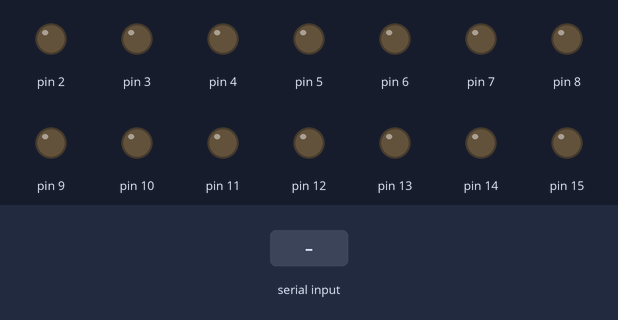
A sketch run on a simulated Arduino Uno, built with avr-gcc and run on an emulated ATmega328P. Shown: output pins drawn as LEDs (lit = HIGH). Inputs (shaded band) come from the test bench.

Above: at 1.2 s.
1.3 s: "f" received over Serial
At 2.1 s:
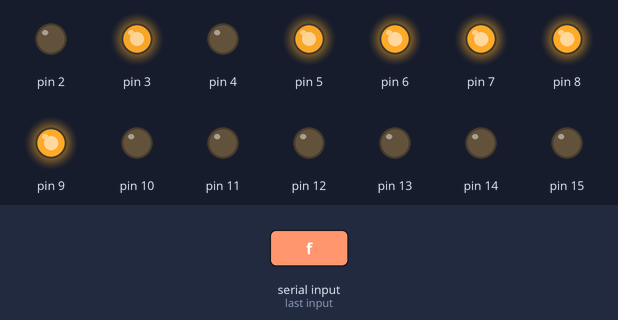
2.8 s: "l" received over Serial
At 3.2 s:
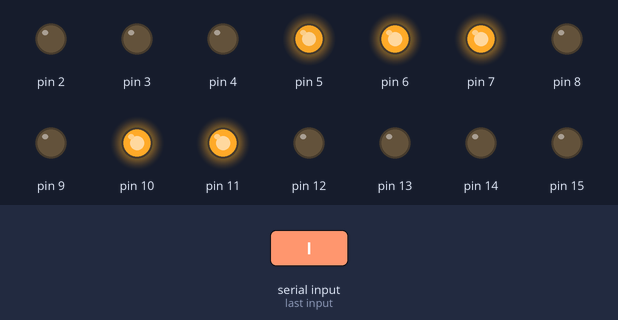
4.3 s: "r" received over Serial
At 5.5 s:
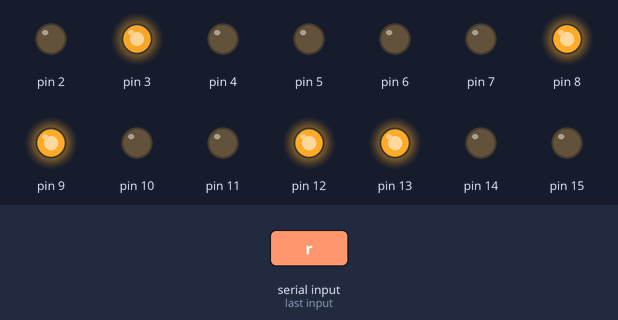
5.8 s: "b" received over Serial
At 6.7 s:
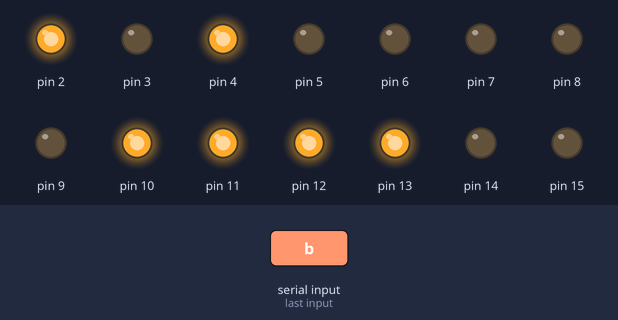
7.3 s: "o" received over Serial
At 7.8 s:
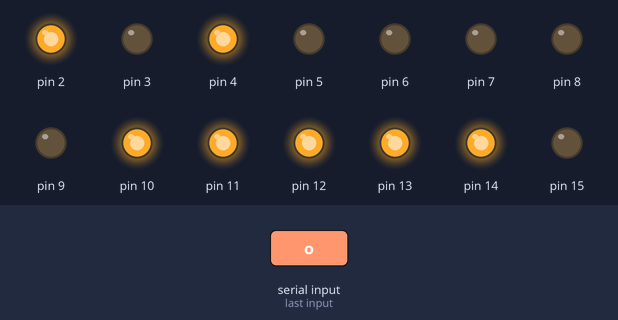
8.8 s: "s" received over Serial
At 10.2 s:
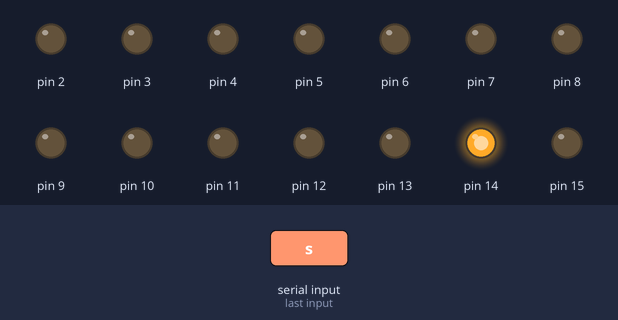
Timing chart, 0 to 11.3 s (numbered marks = the images above; inputs shaded):
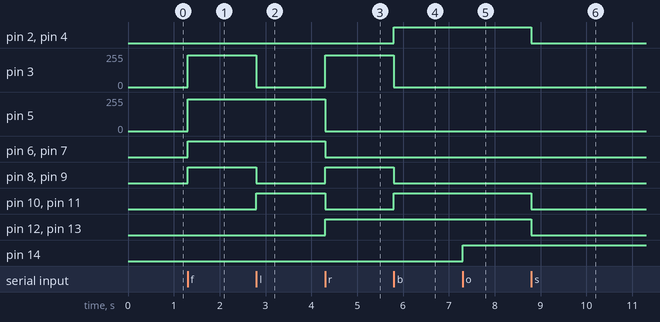

Measured:
- after the input at 1.3 s, pin 3, pin 5: 0/255 → 240/255 at once; pin 6–9: LOW → HIGH at once
- after the input at 2.8 s, pin 3: 240/255 → 0/255 at once; pin 8, pin 9: HIGH → LOW at once; pin 10, pin 11: LOW → HIGH at once
- after the input at 4.3 s, pin 3: 0/255 → 240/255 at once; pin 5: 240/255 → 0/255 at once; pin 6, pin 7, pin 10, pin 11: HIGH → LOW at once; pin 8, pin 9, pin 12, pin 13: LOW → HIGH at once
- after the input at 5.8 s, pin 2, pin 4, pin 10, pin 11: LOW → HIGH at once; pin 3: 240/255 → 0/255 at once; pin 8, pin 9: HIGH → LOW at once
- after the input at 7.3 s, pin 14: LOW → HIGH at once
- after the input at 8.8 s, pin 2, pin 4, pin 10–13: HIGH → LOW at once

The sketch:

blue___light.ino
```cpp
char message;

void setup() {
  // put your setup code here, to run once:
  pinMode (2, OUTPUT);
  pinMode (3, OUTPUT);
  pinMode (4, OUTPUT);
  pinMode (5, OUTPUT);

  pinMode (6, OUTPUT);
  pinMode (7, OUTPUT);
  pinMode (8, OUTPUT);
  pinMode (9, OUTPUT);
  pinMode (10, OUTPUT);

  pinMode (11, OUTPUT);
  pinMode (12, OUTPUT);
  pinMode (13, OUTPUT);
  pinMode (14, OUTPUT);
  pinMode (15, OUTPUT);


  Serial.begin (9600);
  Serial.flush ();
}

void loop() {
  // put your main code here, to run repeatedly:
  if (Serial.available() > 0) {
    message = Serial.read();
  }
  if (message == 'f') {
    digitalWrite (2, LOW);
    analogWrite (3, 240);
    digitalWrite (4, LOW);
    analogWrite (5, 240);
    digitalWrite (6, HIGH);
  digitalWrite (7, HIGH);
 digitalWrite (8, HIGH);
  digitalWrite (9, HIGH);

 digitalWrite (10, LOW);
  digitalWrite (11, LOW);
 digitalWrite (12, LOW);
  digitalWrite (13, LOW);


  }
  if (message == 'l') {
    digitalWrite (2, LOW);
    analogWrite (3, 0);
    digitalWrite (4, LOW);
    analogWrite (5, 240);
    digitalWrite (6, HIGH);
  digitalWrite (7, HIGH);
 digitalWrite (10, HIGH);
  digitalWrite (11, HIGH);

 digitalWrite (8, LOW);
  digitalWrite (9, LOW);


 digitalWrite (12, LOW);
  digitalWrite (13, LOW);


  }
  if (message == 'r') {
    digitalWrite (2, LOW);
    analogWrite (3, 240);
    digitalWrite (4, LOW);
    analogWrite (5, 0);
    digitalWrite (6, LOW);
  digitalWrite (7, LOW);
 digitalWrite (10, LOW);
  digitalWrite (11, LOW);

 digitalWrite (8, HIGH);
  digitalWrite (9, HIGH);

 digitalWrite (12, HIGH);
  digitalWrite (13, HIGH);

  }
  if (message == 's') {
    digitalWrite (2, LOW);
    analogWrite (3, 0);
    digitalWrite (4, LOW);
    analogWrite (5, 0);
    digitalWrite (6, LOW);
  digitalWrite (7, LOW);
 digitalWrite (10, LOW);
  digitalWrite (11, LOW);

 digitalWrite (8, LOW);
  digitalWrite (9, LOW);

 digitalWrite (12, LOW);
  digitalWrite (13, LOW);
  }
  if (message == 'b') {
    digitalWrite (2, HIGH);
    analogWrite (3, 0);
    digitalWrite (4, HIGH);
    analogWrite (5, 0);
  digitalWrite (6, LOW);
  digitalWrite (7, LOW);


 digitalWrite (8, LOW);
  digitalWrite (9, LOW);

 digitalWrite (12, HIGH);
  digitalWrite (13, HIGH);

 digitalWrite (10, HIGH);
  digitalWrite (11, HIGH);


  }if (message =='o'){
    digitalWrite (14,HIGH);
  } if ( message == 'j'){
    digitalWrite (14,LOW);
  }

  }
```
